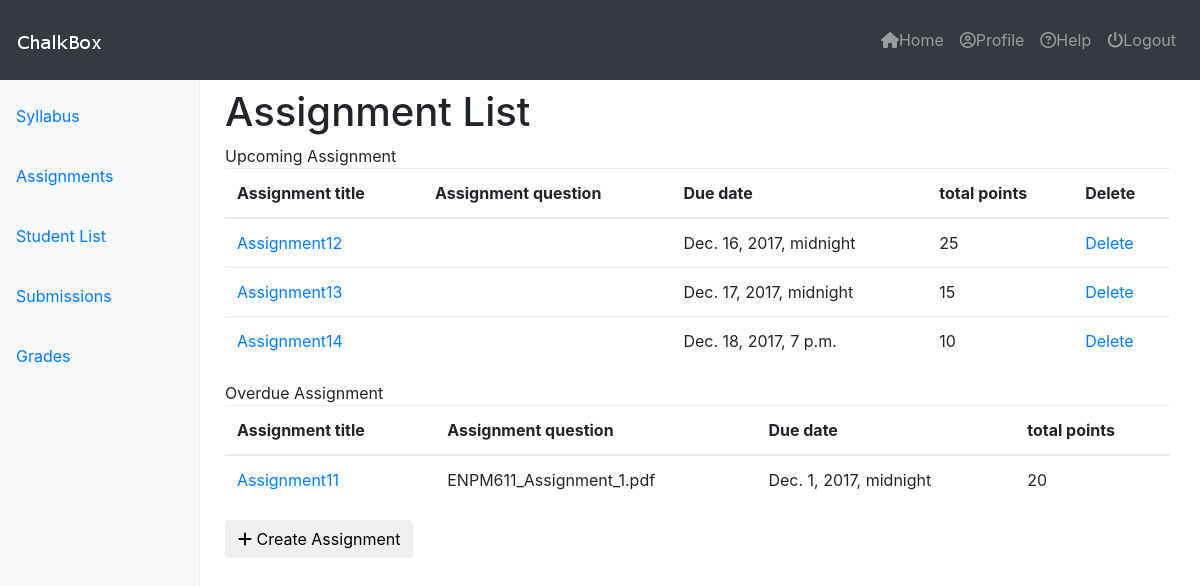
The app's page /courses/1/assignments/ (signed in) with its own data.
### assignments/models.py (models this page shows, shortened)
class Assignment(models.Model):
	course = models.ForeignKey(Course)
	title = models.CharField(max_length=120, unique=True)
	due_date = models.DateTimeField()
	total_points	= models.IntegerField()
	description = models.TextField(blank=True)
	updated     = models.DateTimeField(auto_now=True)
	timestamp   = models.DateTimeField(auto_now_add=True)
	question	= models.FileField(null=True, blank=True)
	publish		= models.BooleanField(default=False)
	def is_past_due(self):
		return timezone.now() > self.due_date

### assignments/views.py (the view)
def assignment_home(request, cid=None):
	course = Course(id=cid)
	all_assignment = Assignment.objects.all().filter(course__id=cid).order_by('due_date')
	upcoming_assignment = set()
	overdue_assignment = set()
	for c in all_assignment:
		if c.is_past_due() is False:
			upcoming_assignment.add(c)
		else:
			overdue_assignment.add(c)
	context = {
		"upcoming_assignment": upcoming_assignment,
		"overdue_assignment": overdue_assignment,
		"title": "Assignment List",
		"id": course.id,
	}
	if request.user.is_staff == True:
		return render(request, "assignment/assignments_instructor.html", context)
	else:
		return render(request, "assignment/assignments_student.html", context)

### accounts/models.py (called while the page is built)
	@property
	def is_staff(self):
		return self.staff

### templates/assignment/assignments_instructor.html (shortened to what this page needs)
{% extends "base_navbar.html" %}
{% block content %}
<div class="container-fluid">
	{% include "side_bar.html" with cid=id %}
    <main role="main" class="col-sm-9 ml-sm-auto col-md-10 pt-2">
    <div class="content">
	<h1>{{ title }}</h1>
	<caption> Upcoming Assignment </caption>
	<table class="table">
		<thead>
		    <tr>
		      <th scope="col">Assignment title</th>
		      <th scope="col">Assignment question</th>
		      <th scope="col">Due date</th>
		      <th scope="col">total points</th>
                <th scope="col">Delete</th>
		    </tr>
		</thead>
		<tbody>
	       	{% for obj in upcoming_assignment %}
			    <tr>
			      <td><a href='{% url "courses:assignments:assignment_edit" cid=id aid=obj.id %}'>{{ obj.title }}</a></td>
			      {% if obj.question %}
			      	<td>{{ obj.question }}</td>
			      {% else %}
			      	<td></td>
			      {% endif %}
			      <td>{{ obj.due_date }}</td>
			      <td>{{ obj.total_points }}</td>
                <td><a href='{% url "courses:assignments:assignment_delete" cid=id aid=obj.id %}'>Delete</a></td>
			    </tr>
	       	{% endfor %}
       	</tbody>
	</table>
	<caption> Overdue Assignment </caption>
	<table class="table">
		<thead>
		    <tr>
		      <th scope="col">Assignment title</th>
		      <th scope="col">Assignment question</th>
		      <th scope="col">Due date</th>
		      <th scope="col">total points</th>
		    </tr>
		</thead>
		<tbody>
	       	{% for obj in overdue_assignment %}
			    <tr>
			      <td><a href='{% url "courses:assignments:assignment_detail" cid=id aid=obj.id %}'>{{ obj.title }}</a></td>
			      {% if obj.question %}
			      	<td>{{ obj.question }}</td>
			      {% else %}
			      	<td></td>
			      {% endif %}
			      <td>{{ obj.due_date }}</td>
			      <td>{{ obj.total_points }}</td>
			    </tr>
	       	{% endfor %}
       	</tbody>
	</table>
	<a href='{%url "courses:assignments:assignment_create" cid=id %}'><button type="submit" class="btn btn-default"><i class="fa fa-plus" aria-hidden="true"></i> Create Assignment</button></a>
	</div>
</main>
</div>
{% endblock %}

### static_proj/static_root/css/custom.css (style rules this page uses)
.content { padding-top: 10vh; }

### records on screen
Assignment: title "Assignment12", due_date "Dec. 16, 2017, midnight", total_points "25"
Assignment: title "Assignment13", due_date "Dec. 17, 2017, midnight", total_points "15"
Assignment: title "Assignment14", due_date "Dec. 18, 2017, 7 p.m.", total_points "10"
Assignment: title "Assignment11", question "ENPM611_Assignment_1.pdf", due_date "Dec. 1, 2017, midnight", total_points "20"

### other values on screen
{{ title }} "Assignment List"
